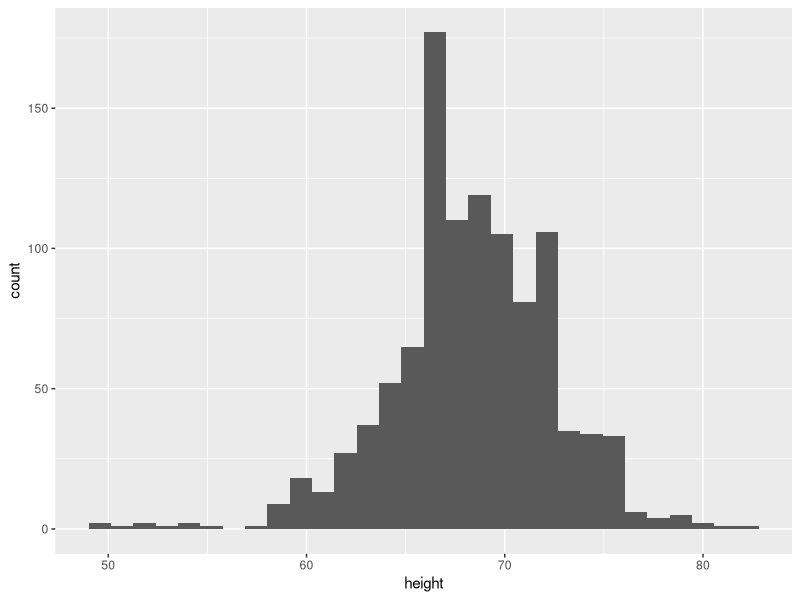
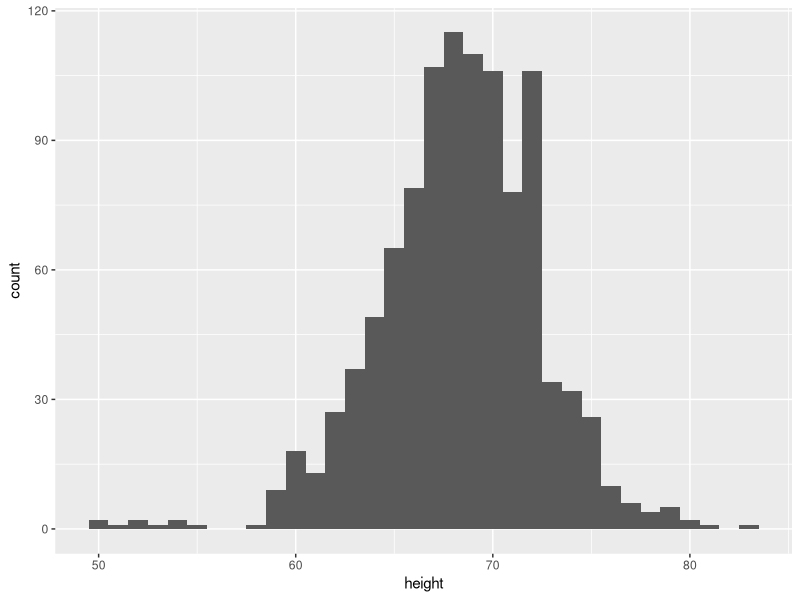
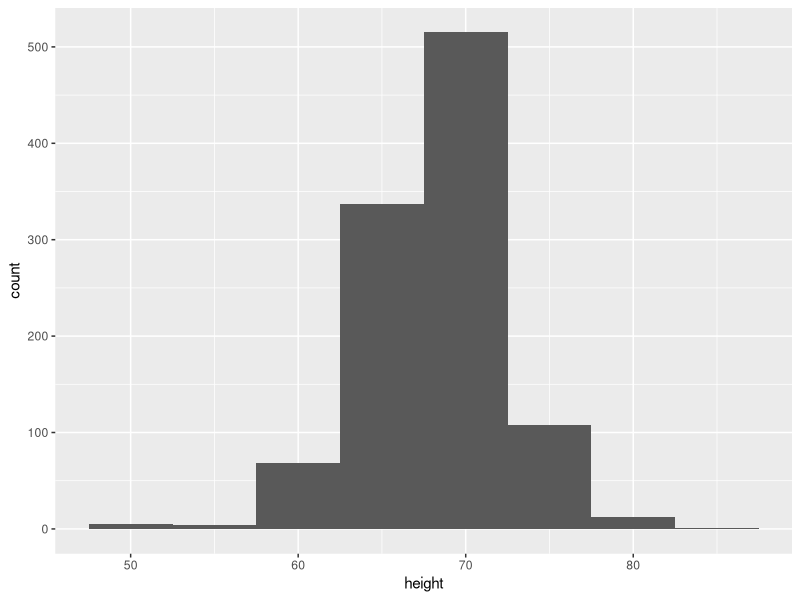
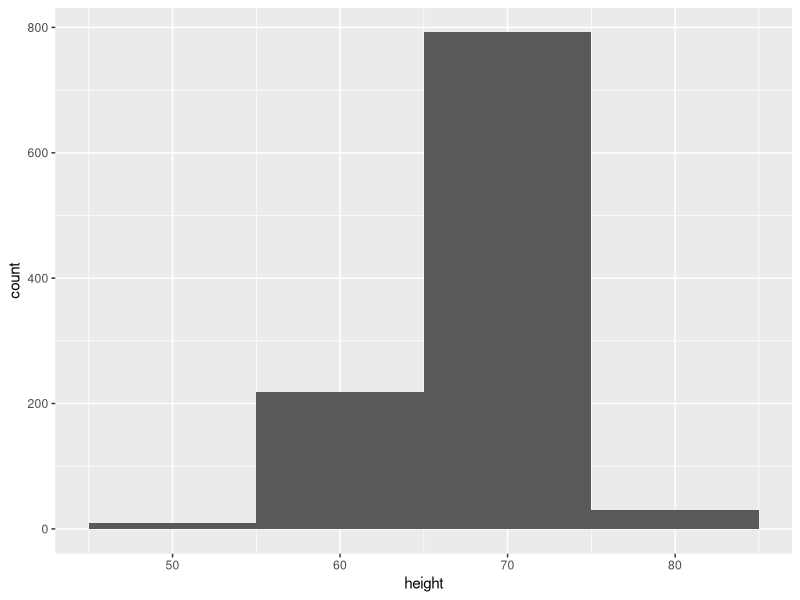
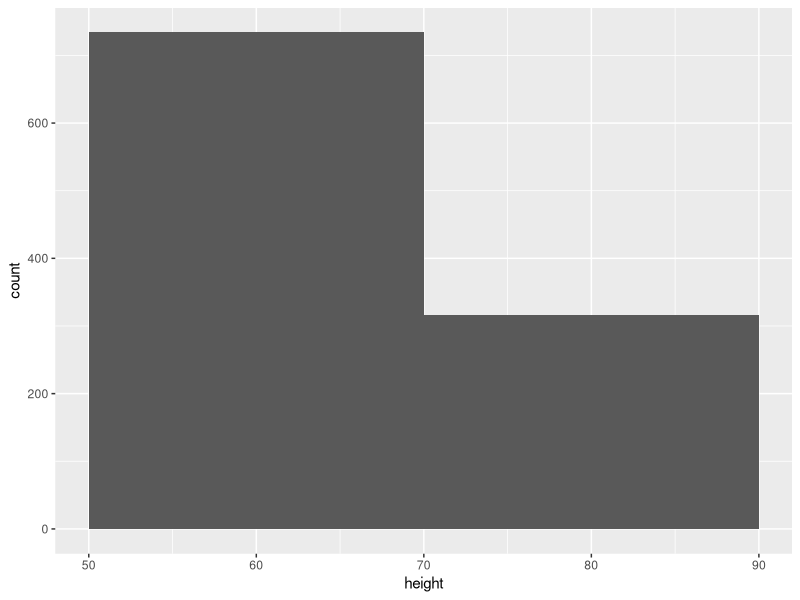
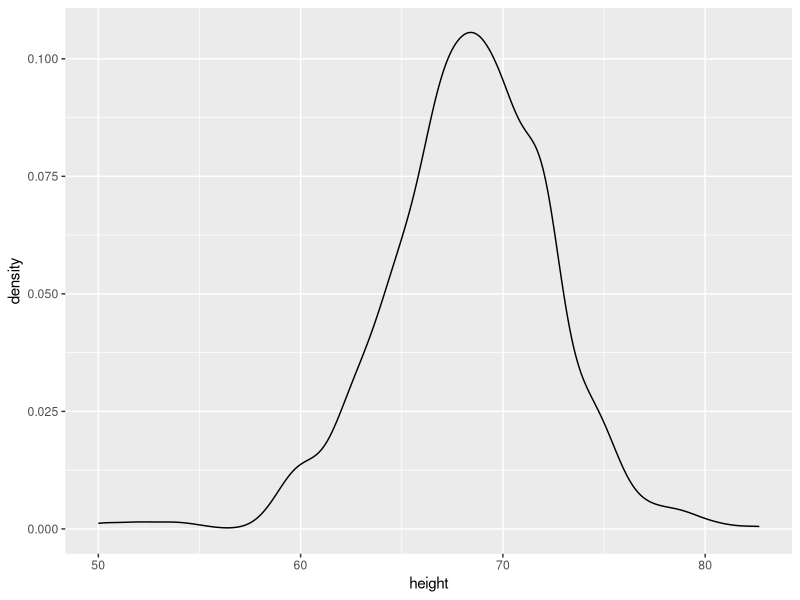
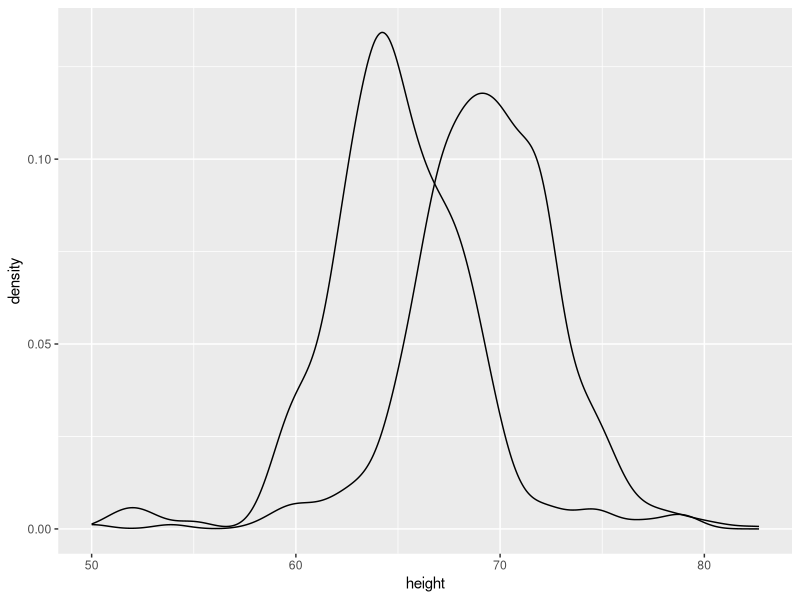
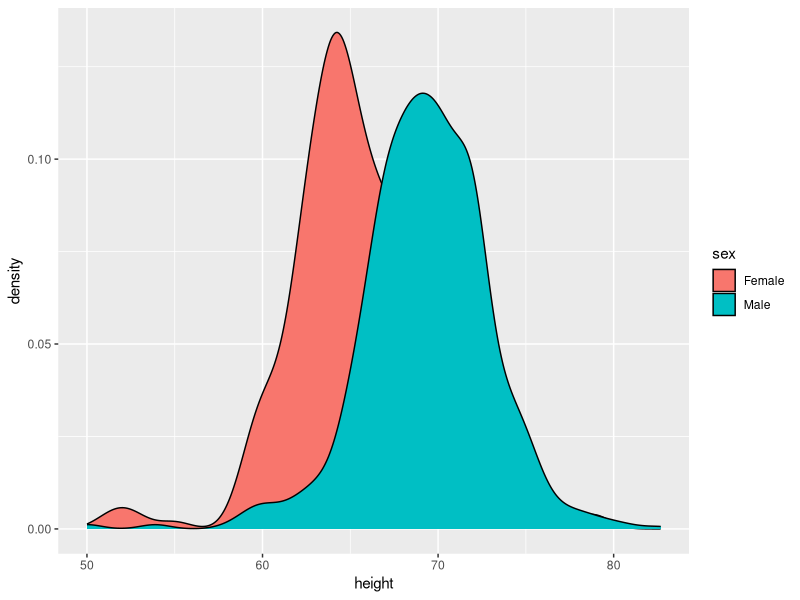

Recreate these plots in R, in order.
## ---- chunk 1
knitr::opts_chunk$set(echo = TRUE)
library(tidyverse)
## ---- chunk 2
#install.packages("dslabs")
library(dslabs) 
data(heights)
glimpse(heights)
## ---- chunk 3
ggplot(heights, aes(x = height))+ geom_histogram()
## ---- chunk 4
ggplot(heights, aes(x = height))+ geom_histogram(binwidth = 1)

ggplot(heights, aes(x = height))+ geom_histogram(binwidth = 5)

ggplot(heights, aes(x = height))+ geom_histogram(binwidth = 10)

ggplot(heights, aes(x = height))+ geom_histogram(binwidth = 20)
## ---- chunk 5
ggplot(heights, aes(x = height))+ geom_density()

## ---- chunk 6
ggplot(heights, aes(x = height, group = sex))+ geom_density()
## ---- chunk 7
ggplot(heights, aes(x = height, group = sex, fill = sex))+ geom_density()

ggplot(heights, aes(x = height, group = sex, color = sex))+ geom_density()

## ---- chunk 8
ggplot(heights, aes(x = height, group = sex, fill = sex))+ geom_density(alpha = 0.5)+
  theme_bw()

## ---- chunk 9
ggplot(heights, aes(x = height, group = sex))+
  geom_boxplot()
## ---- chunk 10
mean(heights$height, na.rm = TRUE)
median(heights$height, na.rm = TRUE)
## ---- chunk 11
heights %>%
  group_by(sex) %>%
  summarise(
    mean_height = mean(height, na.rm = TRUE),
    median_height = median(height, na.rm = TRUE)
  )

## ---- chunk 12
# Tallest woman
max(heights$height[heights$sex == "Female"], na.rm = TRUE)

# Shortest man
min(heights$height[heights$sex == "Male"], na.rm = TRUE)

## ---- chunk 13
# install.packages("pscl")
library(pscl) # loads in the package that has this data. 
## You might need to install this...

# data for presidental elections
votedata <-  presidentialElections
glimpse(votedata)
## ---- chunk 14

ggplot(votedata %>% filter(year == 2000)) + geom_col(aes(x = state, y = demVote))

## ---- chunk 15
ggplot(votedata %>% filter(year == 2000)) + geom_col(aes(x = state, y = demVote)) +
  coord_flip()


## ---- chunk 16
ggplot(votedata, aes(x = reorder(state, demVote), y = demVote)) +
  geom_col() +                        
  coord_flip() +                      
  labs(x = "State", y = "Democratic Vote (%)",
       title = "Democratic Vote by State") +
  theme_minimal()


## ---- chunk 17

ggplot(votedata, aes(x = reorder(state, demVote), y = demVote, fill = south)) +
  geom_col() +
  coord_flip() +  
  facet_wrap(~ south, scales = "free_y") +  
  labs(x = "State", y = "Democratic Vote (%)",
       title = "Democratic Vote by State: North vs South") +
  theme_minimal() +
  theme(legend.position = "none")  

## ---- chunk 18
ggplot(votedata, aes(x = reorder(state, demVote), y = demVote, fill = south)) +
  geom_col() +
  coord_flip() +  
  scale_fill_manual(values = c("FALSE" = "steelblue", "TRUE" = "firebrick"),
                    labels = c("North", "South")) +
  labs(x = "State", y = "Democratic Vote (%)",
       fill = "Region",
       title = "Democratic Vote by State: North vs South") +
  theme_minimal()

## ---- chunk 19
votedata_filtered <- votedata %>%
  filter(year %in% c(2008, 2016))

ggplot(votedata_filtered, aes(x = reorder(state, demVote), y = demVote, fill = south)) +
  geom_col() +
  coord_flip() +
  scale_fill_manual(values = c("FALSE" = "steelblue", "TRUE" = "firebrick"),
                    labels = c("North", "South")) +
  labs(
    title = "Democratic Vote by State",
    subtitle = "Comparing Northern and Southern States in 2008 vs 2016",
    x = "State",
    y = "Democratic Vote (%)",
    fill = "Region"
  ) +
  facet_wrap(~ year, scales = "free_y") + 
  theme_minimal() +
  theme(legend.position = "bottom")


## ---- chunk 20
ggplot(votedata_filtered, aes(x = reorder(state, demVote), y = demVote, fill = south)) +
  geom_col() +
  geom_hline(yintercept = 50, linetype = "dashed", color = "black") + 
  coord_flip() +
  scale_fill_manual(values = c("FALSE" = "steelblue", "TRUE" = "firebrick"),
                    labels = c("North", "South")) +
  labs(
    title = "Democratic Vote by State",
    subtitle = "Comparing Northern and Southern States in 2008 vs 2016",
    x = "State",
    y = "Democratic Vote (%)",
    fill = "Region"
  ) +
  facet_wrap(~ year, scales = "free_y") +
  theme_minimal() +
  theme(legend.position = "bottom")

## ---- chunk 21
library(maps)
votedata$state <- tolower(votedata$state)  ## states need to be lowercase for linking

states_map <- map_data("state") ## this gives us the lat and long for each point of each state.
  
map_plot <-  ggplot(data =  votedata %>% filter(year == 2008), aes(map_id = state)) +
    geom_map(aes(fill = demVote), map = states_map) +
    expand_limits(x = states_map$long, y = states_map$lat)
map_plot  
## ---- chunk 22
map_plot <-  ggplot(data =  votedata %>% filter(year == 2016), aes(map_id = state)) +
  geom_map(aes(fill = demVote), map = states_map)+
  expand_limits(x = states_map$long, y = states_map$lat)
map_plot  
## ---- chunk 23
map_plot <- ggplot(data = votedata %>% filter(year == 2016), aes(map_id = state)) +
  geom_map(aes(fill = south), map = states_map) +   # fill by south
  expand_limits(x = states_map$long, y = states_map$lat) +
  scale_fill_manual(values = c("FALSE" = "steelblue", "TRUE" = "firebrick"),
                    labels = c("North", "South")) +
  labs(
    title = "Which States Are Southern?",
    fill = "Region"
  ) +
  theme_minimal()

map_plot

## ---- chunk 24
avg_votes <- votedata %>%
  group_by(year, south) %>%
  summarise(
    avg_demVote = mean(demVote, na.rm = TRUE),
    .groups = "drop"
  )  

## ---- chunk 25
votedata %>%
  group_by(year, south) %>%
  summarise(avg_demVote = mean(demVote, na.rm = TRUE), .groups = "drop") %>%
  ggplot(aes(x = year, y = avg_demVote, color = south)) +
  geom_line(size = 1) +  # thicker line for visibility
  scale_color_manual(values = c("FALSE" = "steelblue", "TRUE" = "firebrick"),
                     labels = c("North", "South")) +
  labs(
    title = "Average Democratic Vote Over Time",
    subtitle = "Comparison of Northern vs Southern States",
    x = "Year",
    y = "Average Democratic Vote (%)",
    color = "Region"
  ) +
  theme_minimal()

## ---- chunk 26
library(palmerpenguins)
glimpse(penguins)
## ---- chunk 27
ggplot(penguins, aes(x = species, y = body_mass_g, fill = species)) +
  geom_boxplot() +
  labs(
    title = "Distribution of Penguin Body Mass by Species",
    x = "Species",
    y = "Body Mass (g)",
    fill = "Species"
  ) +
  theme_minimal()

## ---- chunk 28
ggplot(penguins, aes(x = species, y = body_mass_g, fill = species)) +
  geom_boxplot(outlier.shape = NA, alpha = 0.5) +  
  geom_jitter(aes(color = species), width = 0.2, size = 2, alpha = 0.7) +
  labs(
    title = "Distribution of Penguin Body Mass by Species",
    subtitle = "Boxplot with individual points overlaid",
    x = "Species",
    y = "Body Mass (g)",
    fill = "Species",
    color = "Species"
  ) +
  theme_minimal()

## ---- chunk 29
ggplot(penguins, aes(x = species, y = body_mass_g, fill = species)) +
  geom_jitter(outlier.shape = NA, alpha = 0.5) +  
  geom_jitter(aes(color = species), width = 0.2, size = 2, alpha = 0.7) +  
  labs(
    title = "Distribution of Penguin Body Mass by Species",
    subtitle = "Boxplot with jittered individual points",
    x = "Species",
    y = "Body Mass (g)",
    fill = "Species",
    color = "Species"
  ) +
  theme_minimal()

## ---- chunk 30
ggplot(penguins, aes(x = species, y = body_mass_g, fill = species)) +
  geom_jitter(aes(color = species), width = 0.2, size = 2, alpha = 0.7) +  
  geom_boxplot(outlier.shape = NA, alpha = 0.5) +  
  labs(
    title = "Distribution of Penguin Body Mass by Species",
    subtitle = "Jittered points with boxplots on top",
    x = "Species",
    y = "Body Mass (g)",
    fill = "Species",
    color = "Species"
  ) +
  theme_minimal()


## ---- chunk 31
ggplot(penguins, aes(x = species, y = body_mass_g, fill = species)) +
  geom_jitter(aes(color = species), width = 0.2, size = 2, alpha = 0.7) +  # points first
  geom_violin(alpha = 0.5) +  # violin plot on top of points
  labs(
    title = "Distribution of Penguin Body Mass by Species",
    subtitle = "Violin plots with jittered points",
    x = "Species",
    y = "Body Mass (g)",
    fill = "Species",
    color = "Species"
  ) +
  theme_minimal()


## ---- chunk 32
